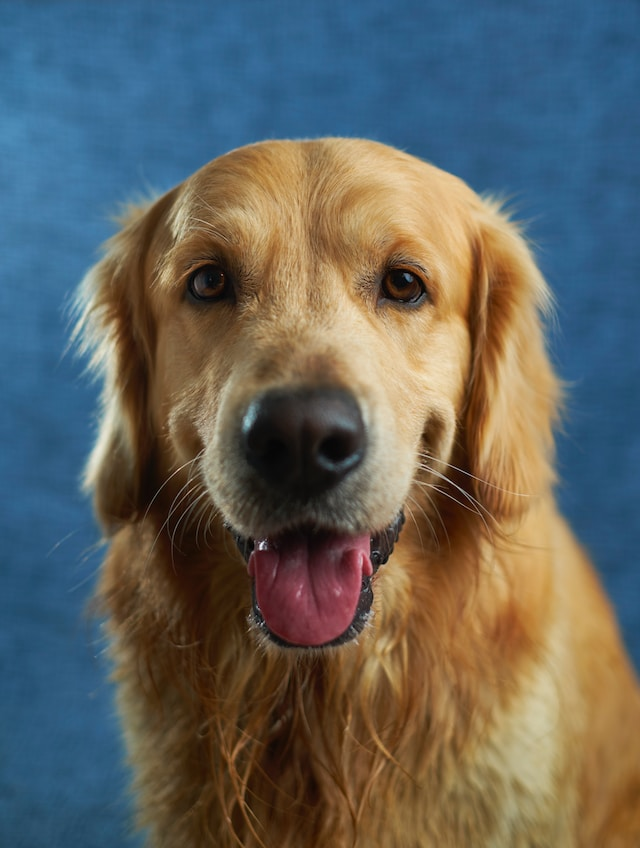
#> input picture .assets/dog_image.jpg, 640 x 848 px, found by its file name
$ jupyter execute --allow-errors submodular-clip-vitl.ipynb
#> lines starting #> are read from the running program, lines starting #| are printed output that depends on the picture
### utils.py
import scipy

import os
import numpy as np
import cv2

from scipy.ndimage import gaussian_filter
from matplotlib import pyplot as plt
# plt.style.use('seaborn')
from matplotlib.colors import ListedColormap

def SubRegionDivision(image, mode="slico", region_size=30):
    element_sets_V = []
    if mode == "slico":
        slic = cv2.ximgproc.createSuperpixelSLIC(image, region_size=region_size, ruler = 20.0)
        slic.iterate(20)     # The number of iterations, the larger the better the effect
        label_slic = slic.getLabels()        # Get superpixel label
        number_slic = slic.getNumberOfSuperpixels()  # Get the number of superpixels

        for i in range(number_slic):
            img_copp = image.copy()
            img_copp = img_copp * (label_slic == i)[:,:, np.newaxis]
            element_sets_V.append(img_copp)
    elif mode == "seeds":
        seeds = cv2.ximgproc.createSuperpixelSEEDS(image.shape[1], image.shape[0], image.shape[2], num_superpixels=50, num_levels=3)
        seeds.iterate(image,10)  # The input image size must be the same as the initialization shape and the number of iterations is 10
        label_seeds = seeds.getLabels()
        number_seeds = seeds.getNumberOfSuperpixels()

        for i in range(number_seeds):
            img_copp = image.copy()
            img_copp = img_copp * (label_seeds == i)[:,:, np.newaxis]
            element_sets_V.append(img_copp)
    return element_sets_V

### visual/submodular-clip-vitl.ipynb
# 👋 Hướng dẫn tích hợp submodular

Trong hướng dẫn này, chúng ta sẽ tìm hiểu cách phương pháp tối ưu hóa submodular hoạt động trên nền tảng ViT (Vision Transformer) với mô hình ViT-L/14.

[cell 1]
import os
os.environ["CUDA_VISIBLE_DEVICES"] = "0"
os.chdir("../")

import sys
sys.path.insert(1, "/home/pinats/submodular/")

import cv2
import numpy as np
import matplotlib.pyplot as plt
from PIL import Image

import clip

plt.style.use('seaborn-v0_8')

from utils import *
import matplotlib

matplotlib.get_cachedir()
# plt.rc('font', family="Times New Roman")
from sklearn import metrics

import torch
from torchvision import transforms

[cell 2]
def imshow(img):
    """
    Hiển thị hình ảnh trong Jupyter Notebook
    """
    plt.axis('off')
    if len(img.shape)==3:
        img = img[:,:,::-1] 	# đảo ngược kênh màu của ảnh
    else:
        img = cv2.cvtColor(img, cv2.COLOR_GRAY2RGB)
    plt.imshow(img)
    plt.show()

### 🛠️ Thiết lập mô hình và hàm tiền xử lý

Vì các mô hình đa phương thức (multi-modal), như **CLIP**, có đầu vào dạng luồng kép (dual-stream input), chúng ta cần bộ mã hóa hình ảnh của nó. Đầu vào là một ảnh có dạng `[B, C, W, H]` trong định dạng **torch**, và đầu ra là một vector d-dimensional có dạng `[B, d]`. Vì vậy, hãy chuyển đổi mô hình.

[cell 3]
class CLIPModel_Super(torch.nn.Module):
    # [20 lines left out: functions __init__, forward, not called in this run]

Chuẩn bị một hàm tiền xử lý, đầu vào là một hình ảnh có định dạng đọc bởi `OpenCV` (định dạng kênh màu là BGR), và đầu ra là Tensor đã được tiền xử lý, như sau:

#> (a cell that did not finish here is left out)

Đọc ảnh

[cell 5]
# Sửa đường dẫn của ảnh như theo đường dẫn trên máy tính
image_path = "/home/pinats/submodular/.assets/dog_image.jpg"

[cell 6]
image = cv2.imread(image_path)
#> image is the input picture: shape (848, 640, 3); mean B, G, R 95.2, 100.1, 98.6
#> (the rest of this cell did not finish here and is left out)

#> (a cell that did not finish here is left out)

#> (a cell that did not finish here is left out)

### ✏️ Phân chia tiểu vùng

Sử dụng phương pháp SLICO để thực hiện phân chia tiểu vùng.

[cell 9]
img = cv2.imread(image_path)
img = cv2.resize(img, (224,224))
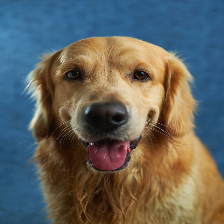
#> img: shape (224, 224, 3); mean B, G, R 95, 100, 98.5
slic = cv2.ximgproc.createSuperpixelSLIC(img, region_size=30, ruler = 20.0)
slic.iterate(20)     #Số lần lặp càng lớn, hiệu quả càng cao.
mask_slic = slic.getLabelContourMask() #Lấy Mask, trong đó các cạnh của siêu pixel (superpixel edges) có giá trị Mask == 1.
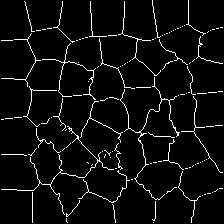
#> mask_slic: shape (224, 224); 4.8% white in thin lines or dots
label_slic = slic.getLabels()        #Lấy nhãn siêu pixel.
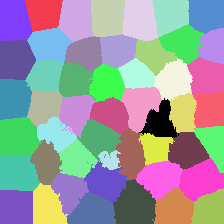
#> label_slic: shape (224, 224) int32; 49 distinct labels, from 0 to 48; one colour per label, 0 black
number_slic = slic.getNumberOfSuperpixels()  #Lấy số lượng siêu pixel.
#> number_slic = 49
mask_inv_slic = cv2.bitwise_not(mask_slic)
#> mask_inv_slic: shape (224, 224); 95.2% white; black in thin lines or dots
img_slic = cv2.bitwise_and(img, img, mask =  mask_inv_slic) #Vẽ đường biên siêu pixel lên ảnh gốc.
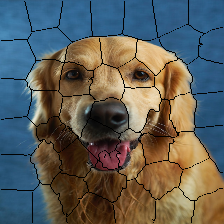
#> img_slic: shape (224, 224, 3); mean B, G, R 90.6, 95.2, 93.4

imshow(img_slic)
#> in imshow, `img = img[:,:,::-1]`:
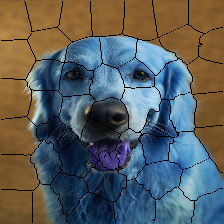
#> img: shape (224, 224, 3); mean of channels 0, 1, 2 93.4, 95.2, 90.6; drawn as B, G, R

Đơn giản hóa quá trình theo các dưới

[cell 10]
image = cv2.imread(image_path)
image = cv2.resize(image, (224, 224))
element_sets_V = SubRegionDivision(image, mode="slico")
#> the loop in SubRegionDivision, `for i in range(number_slic):` made 49 passes
#> pass 1, in SubRegionDivision, `img_copp = img_copp * (label_slic == i)[:,:, np.newaxis]`:
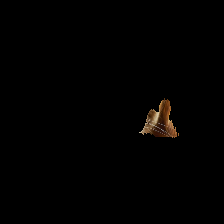
#> img_copp: shape (224, 224, 3); mean B, G, R 0.7, 1.2, 1.8
#> pass 2, in SubRegionDivision, `img_copp = img_copp * (label_slic == i)[:,:, np.newaxis]`:
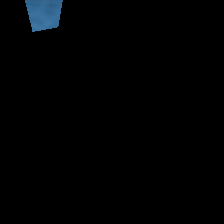
#> img_copp: shape (224, 224, 3); mean B, G, R 2.8, 2, 1
#> pass 3, in SubRegionDivision, `img_copp = img_copp * (label_slic == i)[:,:, np.newaxis]`:
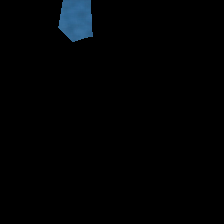
#> img_copp: shape (224, 224, 3); mean B, G, R 3.5, 2.4, 1.2
#> after the loop in SubRegionDivision, `for i in range(number_slic):`:
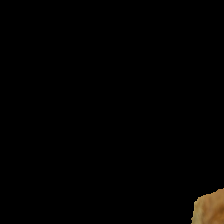
#> img_copp: shape (224, 224, 3); mean B, G, R 1.1, 2, 2.7
#> after the loop in SubRegionDivision, `for i in range(number_slic):`: element_sets_V = 49 items
#> element_sets_V = 49 items

$ run again, with .assets/car_image.jpg copied over .assets/dog_image.jpg
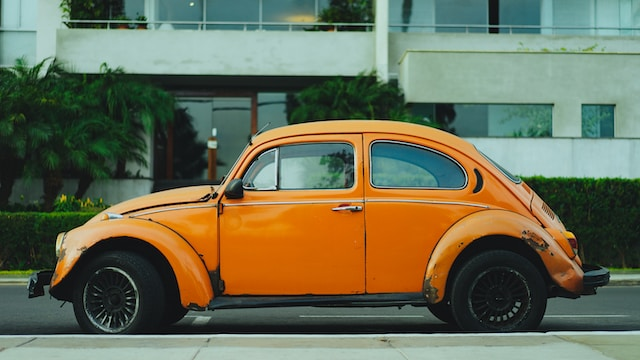
#> input picture .assets/car_image.jpg, 640 x 360 px, found by its file name
#> image is the input picture: shape (360, 640, 3); mean B, G, R 86, 110.5, 107.8
#> mask_slic: shape (224, 224); 5.5% white in thin lines or dots
#> `label_slic = slic.getLabels()`:
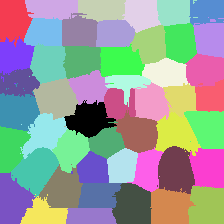
#> label_slic: shape (224, 224) int32; 49 distinct labels, from 0 to 48; one colour per label, 0 black
#> `number_slic = slic.getNumberOfSuperpixels()`: number_slic = 49
#> mask_inv_slic: shape (224, 224); 94.5% white; black in thin lines or dots
#> after the loop in SubRegionDivision, `for i in range(number_slic):`:
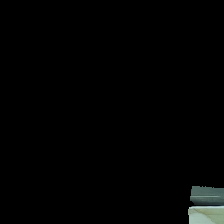
#> img_copp: shape (224, 224, 3); mean B, G, R 3, 3.3, 2.7
#> after the loop in SubRegionDivision, `for i in range(number_slic):`: element_sets_V = 49 items
